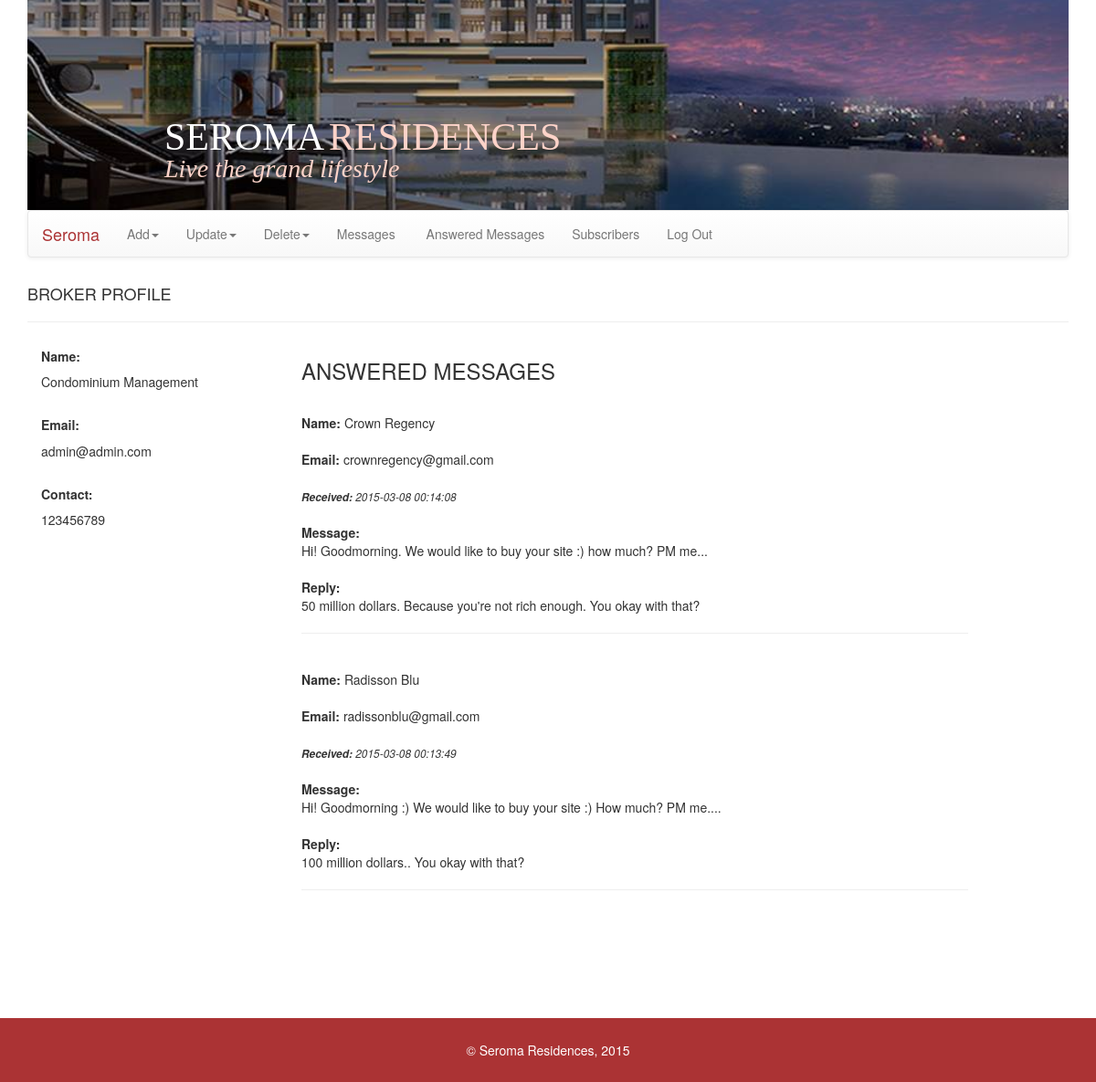
/admin?p=adminansmsg (signed in), run on an earlier commit of the app's database.
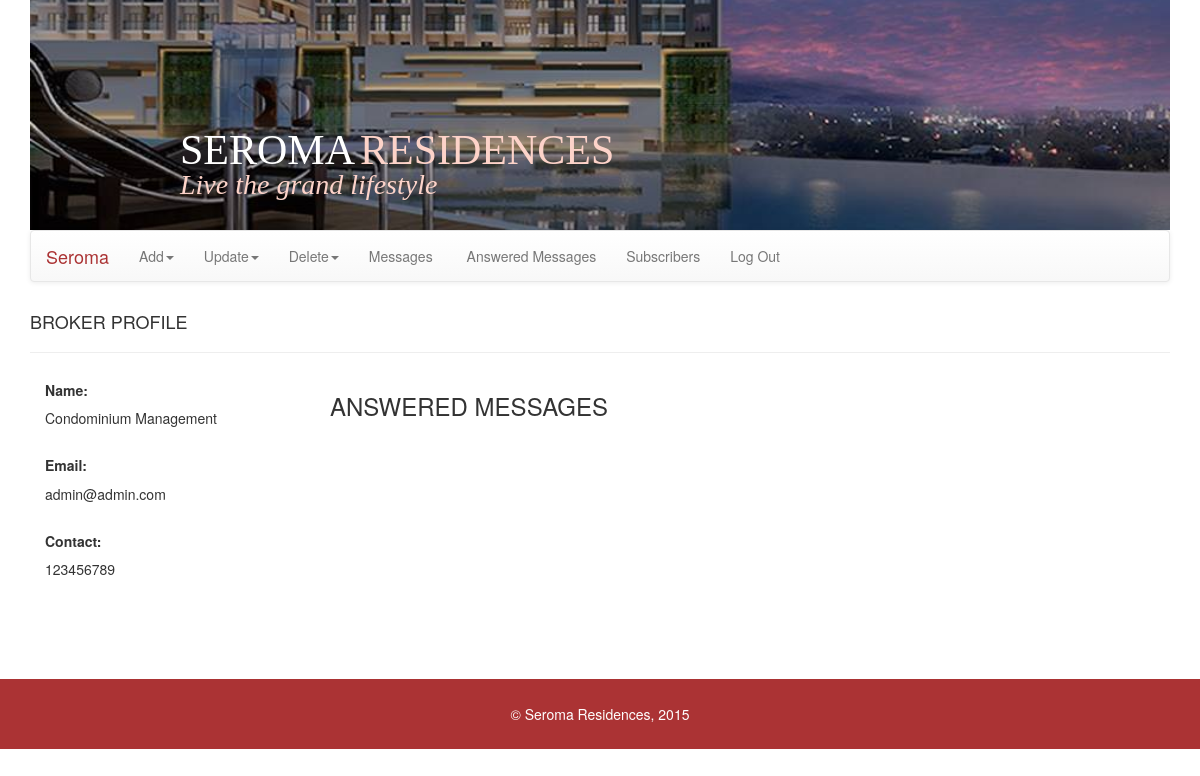
And on a later commit of the database.
### tables this page shows
CREATE TABLE IF NOT EXISTS `messages` (
`messageid` int(11) NOT NULL,
  `sender` varchar(256) NOT NULL,
  `senderemail` varchar(256) NOT NULL,
  `timestamp` timestamp NOT NULL DEFAULT CURRENT_TIMESTAMP ON UPDATE CURRENT_TIMESTAMP,
  `recipient` smallint(6) NOT NULL,
  `message` varchar(500) NOT NULL,
  `viewed` int(11) NOT NULL,
  `reply` varchar(500) NOT NULL,
  `replytimestamp` varchar(50) NOT NULL,
  `messagestatus` smallint(6) NOT NULL
);

### db.php (called while the page is built, shortened)
<?php
	function site_db()
	{
		try
		{
			return new PDO('mysql:host=localhost;dbname=seroma','root','');
		}
		catch(PDOException $ex)
		{
			echo "Connection Error: ", $ex->getMessage();
		}
	}
	function view_broker_profile($userid)
	{
		$db = site_db();
		$sql = "select * from users where id = ?";
		$st = $db->prepare($sql);
		$st->execute(array($userid));
		$row = $st->fetch();
		return $row;
	}
   function get_broker_replied_msgs($id){
		$db = site_db();
		$sql = "select * from messages where recipient=? and messagestatus = ? order by timestamp desc";
		$st = $db->prepare($sql);
		$st->execute(array($id, 1));
		$rows = $st->fetchAll();
		return $rows;
   }

### admin/adminansmsg.php (the view, shortened to what this page needs)
<?php
	$viewbrokerprofile = view_broker_profile($_SESSION['userid']);
	$id = $_SESSION['userid'];
	$getbrokerrepliedmsgs = get_broker_replied_msgs($id);
?>
<!DOCTYPE html>
<head><title>Answered Messages</title></head>
<html>
	<body>
    <h4>BROKER PROFILE</h4><hr/>
		<div class = "col-md-3">
				<div>
					<h5><b>Name:</b></h5>
					<?php echo htmlentities($viewbrokerprofile['name']);?>
				</div><br/>
				<div>
					<h5><b>Email:</b></h5>
					<?php echo htmlentities($viewbrokerprofile['email']);?>
				</div><br/>
				<div>
					<h5><b>Contact:</b></h5>
					<?php echo htmlentities($viewbrokerprofile['contact']);?>
				</div>
		</div>
		<div class = "col-md-8">
		    <h3 class = "pull-left">ANSWERED MESSAGES</h3>
			<br /><br /><br /><br />
			<?php foreach($getbrokerrepliedmsgs as $m): ?>
				<b>Name:</b> <?php echo htmlentities($m['sender']); ?><br><br>
				<b>Email:</b> <?php echo htmlentities($m['senderemail']); ?><br><br>
				<small><em><b>Received: </b><?php echo htmlentities($m['timestamp']); ?></em></small><br><br>
				<b>Message:</b> <br><?php echo htmlentities($m['message']); ?><br><br>
				<b>Reply:</b><br> <?php echo htmlentities($m['reply']); ?><br>
				<hr><br>
			<?php endforeach; ?>
		</div>
	</body>
</html>

What changed in the data, as far as the page shows it:
removed messages: sender "Crown Regency", senderemail "crownregency@gmail.com", timestamp "2015-03-08 00:14:08", message "Hi! Goodmorning. We would like to buy your site :) how much? PM me...", reply "50 million dollars. Because you're not rich enough. You okay with that?"
removed messages: sender "Radisson Blu", senderemail "radissonblu@gmail.com", timestamp "2015-03-08 00:13:49", message "Hi! Goodmorning :) We would like to buy your site :) How much? PM me....", reply "100 million dollars.. You okay with that?"
